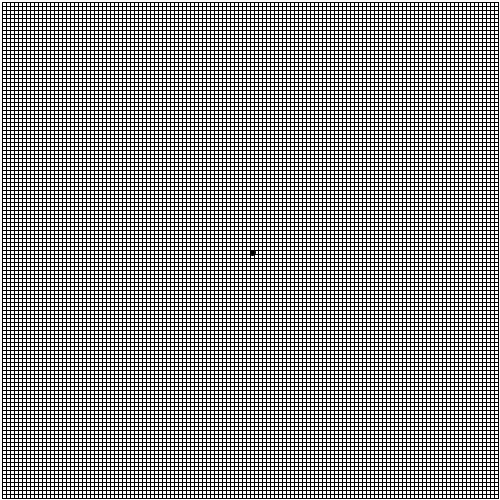
Frame 1 (no input)
Frame 60 (the mouse pressed at the canvas centre just before this capture): identical to frame 1, image omitted
Frame 120 (the mouse held since frame 60 and released just before this capture): identical to frame 1, image omitted

The Processing sketch that drew this single still picture (run headless with seeded random() and noise(); from frame 60 on, the mouse is pressed at the canvas centre):

// Processing sketch: Snake
// ── Snake.pde
int pposX;
int pposY;
boolean shouldBeDead = false;
color black = color(0,0,0);
int orientation;
int cellSize = 4;
public void setup(){
  size(500,500);
  background(255);
  //noStroke();
  frameRate(59);
  pposX = width / 2;
  pposY = height / 2;
  int numCellsX = width / cellSize;
  int numCellsY = height / cellSize;
  int[] cellsX = new int[numCellsX];
  int[] cellsY = new int[numCellsY];
  
}

void draw(){
  
  if(shouldBeDead){
    key = 'q';
    println("YOU DIED!");
    if(keyPressed){
      setup();
      shouldBeDead = false;
    }
  }
  
  drawGrid();
  
  switch(key){
    case 'w':
        pposY--;
        orientation = 1;
      break;
    case 'a':
        pposX--;
        orientation = 2;
      break;
    case 's':
        pposY++;
        orientation = 3;
      break;
    case 'd':
        pposX++;
        orientation = 4;
      break;
      
  }
 // background(255);
  drawPlayer(pposX,pposY);
  
}

void drawPlayer(int pposX, int pposY){
  fill(0);
  rect(pposX,pposY,5,5,90);
 // point(pposX,pposY);
  
  collision();
  
  if(pposX > width || pposX < 1){
    shouldBeDead = true;
  }else if (pposY > height || pposY < 1){
    shouldBeDead = true;
  }
}

void drawGrid(){
  
  //cellsX[1] = 42;
  fill(255);
  for (int iX = cellSize/2; iX < width-5; iX+=cellSize){
    for (int iY = cellSize/2; iY < height-5; iY+=cellSize){
      rect(iX, iY,cellSize,cellSize);
  }
    rect(iX, cellSize/2,cellSize,cellSize);
  }
}

void collision (){
  switch(orientation){
    case 1: //w
      if(get(pposX,pposY-4) == black){
        shouldBeDead = true;
      }
      break;
    case 2: //a
      if(get(pposX-4,pposY) == black){
        shouldBeDead = true;
      }
      break;
    case 3: //s
      if(get(pposX,pposY+4) == black){
        shouldBeDead = true;
      }
      break;
    case 4: //d
      if(get(pposX+4,pposY) == black){
        shouldBeDead = true;
      }
      break;
    
  }
}
